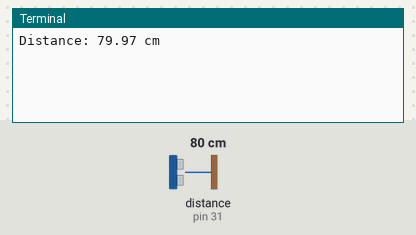
A program run on a simulated Raspberry Pi (header pin numbers). On the bench: the last lines printed to the terminal. The test bench sets the inputs (shaded band); at power-on: distance to the obstacle (sensor on pin 31) 80 cm. The echo pulse lasts 58.3 µs per cm; the clock reads 2024-03-15 10:24:30 at power-on unless the program sets it.

Above: at 1.2 s.
1.3 s: distance to the obstacle (sensor on pin 31) set to 2 cm
At 2.3 s:
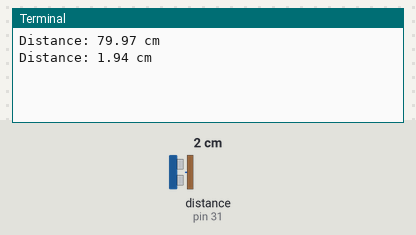
4.0 s: distance to the obstacle (sensor on pin 31) set to 4 cm
At 5.1 s:
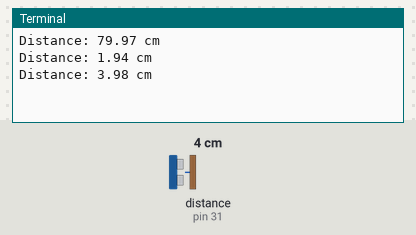
Timing chart, 0 to 7.0 s (numbered marks = the images above; inputs shaded):
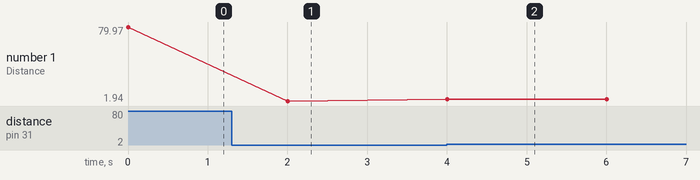

Measured:
- after the input at 1.3 s, the terminal: prints a new line after 0.71 s (image 1)
- after the input at 4.0 s, the terminal: prints a new line at once (image 2)
- plotted number 1: 79.97 → 1.94 after the input at 1.3 s, 1.94 → 3.98 after the input at 4.0 s

The program:

ultrasonic_sensor_tested.py
```python
import RPi.GPIO as GPIO
import time

# Define the GPIO pins for the ultrasonic sensor
TRIG_PIN = 29
ECHO_PIN = 31

# Initialize the GPIO pins
GPIO.setmode(GPIO.BOARD)
GPIO.setup(TRIG_PIN, GPIO.OUT)
GPIO.setup(ECHO_PIN, GPIO.IN)

# Function to get the distance from the ultrasonic sensor
def get_distance():
    # Send a 10 microsecond pulse to trigger the sensor
    GPIO.output(TRIG_PIN, GPIO.HIGH)
    time.sleep(0.00001)
    GPIO.output(TRIG_PIN, GPIO.LOW)

    # Measure the time it takes for the pulse to return
    start_time = time.time()
    while GPIO.input(ECHO_PIN) == 0:
        start_time = time.time()
    while GPIO.input(ECHO_PIN) == 1:
        end_time = time.time()

    # Calculate the distance
    duration = end_time - start_time
    distance = duration * 17150
    distance = round(distance, 2)
    return distance

# Print the distance with two decimal places every 2 seconds
while True:
    distance = get_distance()
    print("Distance: {:.2f} cm".format(distance))
    time.sleep(2)

# Clean up the GPIO pins
GPIO.cleanup()
```
